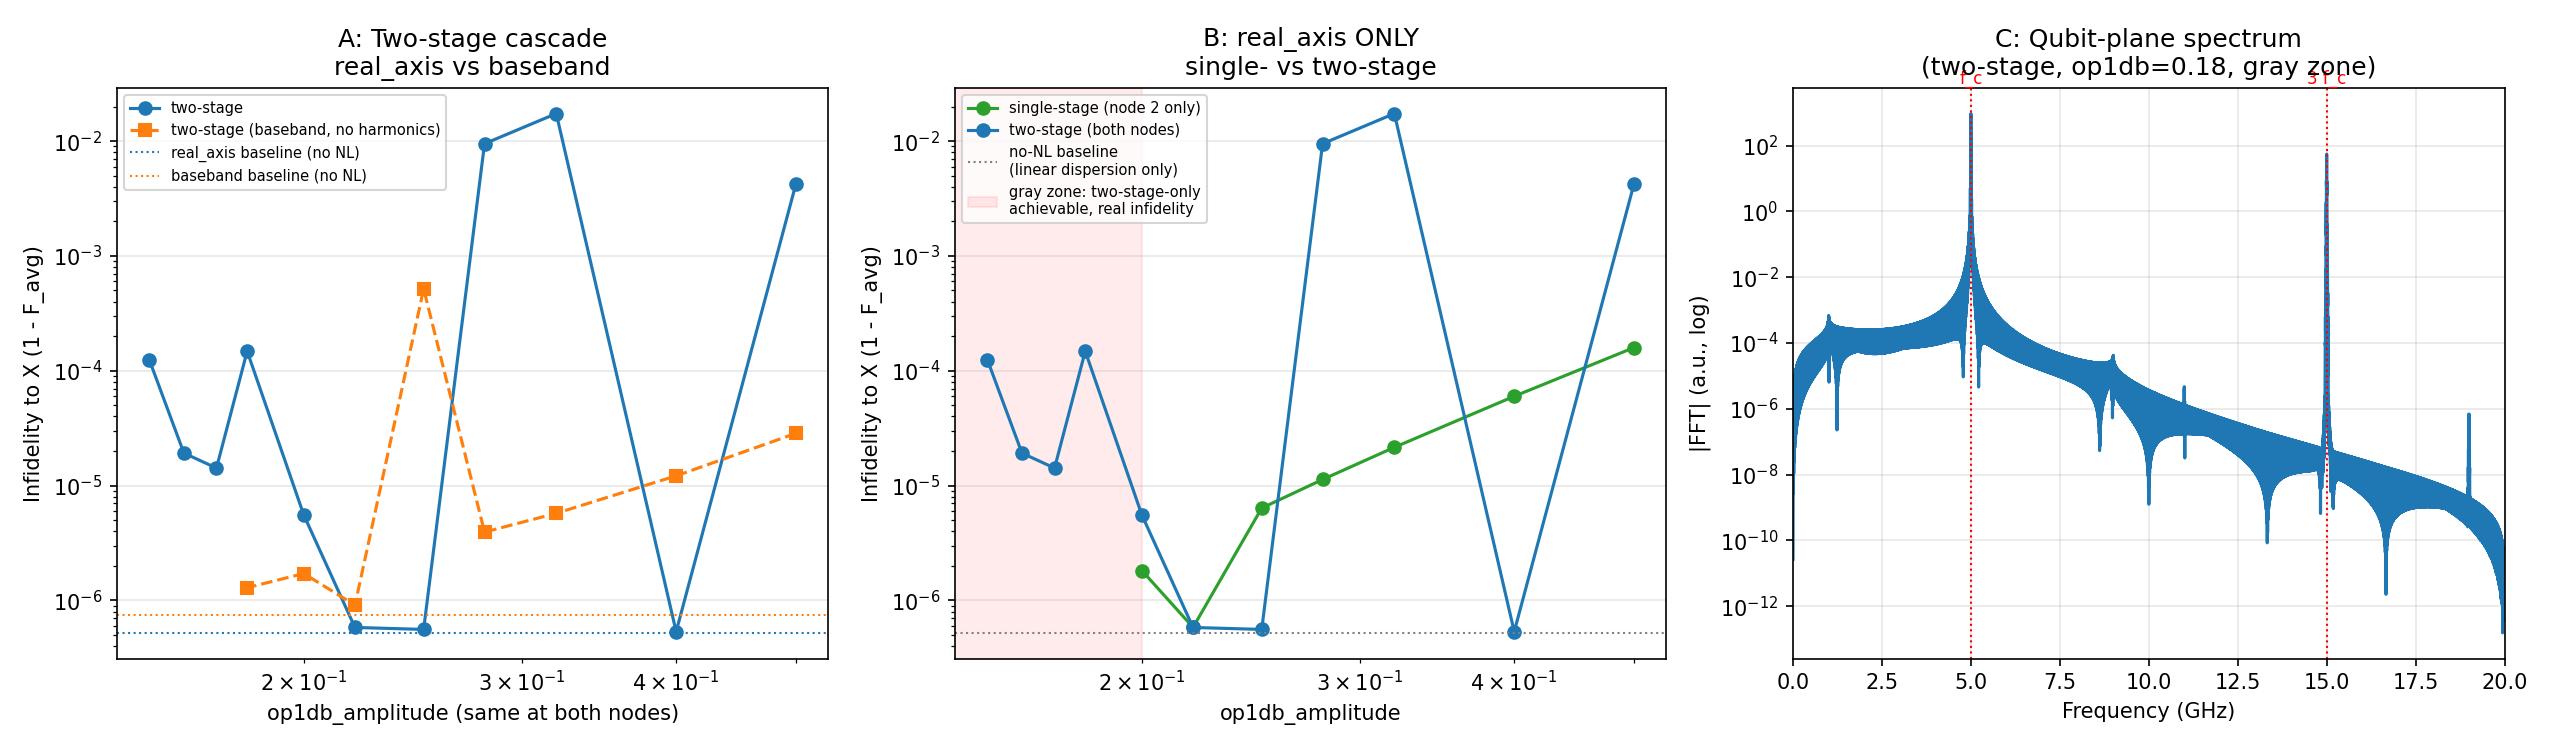

This chart was generated by the following Python code:
"""
examples/two_amp_harmonic_remixing_demo.py
============================================
Follow-up investigation to examples/nonlinearity_fidelity_demo.py's finding
that pure AM-AM never limits a single amplifier stage's gate fidelity
(recalibration recovers F~1 exactly, right up to a hard achievability
cliff). Question: does that conclusion still hold with TWO cascaded AM-AM
stages in real_axis mode?

The physical concern: a real, memoryless, odd nonlinearity (Saleh AM-AM,
no phase term) driven by a narrowband single-tone-like signal generates a
3rd-harmonic image near 3*f_carrier alongside the in-band (near
f_carrier) distortion -- this is exactly the mechanism behind the 4/3
OIP3 factor documented in nonlinear/saleh.py. For ONE amplifier stage,
that 3rd-harmonic image is far out of band and irrelevant to the qubit
(matches examples/nonlinearity_fidelity_demo.py Panel C: single-stage
real_axis AM-AM tracks the "recalibrate -> F~1 or a hard cliff" pattern
exactly). But with a SECOND stage: expanding a cubic nonlinearity's
response to (near-f_carrier signal + near-3*f_carrier image), the
cross-term 3*x1^2*x3 contains a component near 3*f_carrier - 2*f_carrier
= f_carrier -- i.e. a genuine third-order intermodulation product that
mixes the first stage's 3rd-harmonic energy back down into the qubit's
own operating band at the SECOND stage. This is not a violation of the
"cascaded odd nonlinearities only ever produce odd harmonics of a single
CW tone" proof used elsewhere in this codebase (see
tests/test_engine.py's two-amp cascade harmonic tests) -- f_carrier
itself is the (odd) fundamental; this argument is about what NEW physics
contributes to that same in-band component, which the proof doesn't
constrain.

THE FINDING (verified below, both by hand against the two-stage schematic
directly and through the full engine.run() + quantum.gate_fidelity()
pipeline): the user's hypothesis is correct, but the way it shows up is
more specific and more interesting than a simple "fidelity gets worse":

  Splitting a given total compression across TWO cascaded stages extends
  the ACHIEVABLE operating range (the maximum total pulse area reachable
  via recalibration) well beyond what either stage could reach alone --
  true in BOTH modes, not real_axis-specific, since even complex_baseband
  mode's two independent local AM-AM compressions benefit somewhat from
  distributing the load. But real_axis mode's two-stage case extends
  FURTHER than complex_baseband's two-stage case does (harmonic energy
  genuinely helps carry more total rotation through than the baseband
  picture, which cannot represent that energy at all, predicts is
  possible) -- AND, uniquely to the real_axis two-stage case, there is a
  genuine GRAY ZONE of partial, non-zero, GROWING infidelity between
  "where a single stage's own cliff would have been" and "where the
  two-stage chain's own cliff actually is". Neither complex_baseband
  (either stage count) nor real_axis SINGLE-stage ever show this gray
  zone -- for those, recalibration is either exact (F~1 to numerical
  floor) or flatly impossible, no in-between. This gray zone IS the
  harmonic-remixing signature the user was asking about: it only exists
  where (a) real RF harmonics exist to remix (real_axis mode) AND (b)
  there's a second nonlinear stage downstream to do the remixing.

IMPORTANT CORRECTION (caught by the user questioning an earlier version of
this plot, 2026-07-11): the first version of this demo used a 100 ns pulse
and reported a "floor" around 1e-5 for op1db values well away from either
cliff -- e.g. op1db=1.0 gave ~9e-6 in BOTH single- and two-stage, in BOTH
real_axis and complex_baseband. That floor is real, but it is NOT
numerical, and it is NOT the harmonic-remixing effect either: it's the
schematic's own LOSSY, frequency-dependent transmission lines slightly
distorting the pulse even with NO nonlinearity active at all (confirmed
directly: engine.run() with nonlinear=None on this same schematic gives
the identical ~1e-5 infidelity). This is ordinary linear-channel
dispersion -- the line's phase response isn't perfectly flat across the
pulse's own bandwidth -- and it scales with bandwidth as expected
(halving the pulse bandwidth roughly quarters the infidelity, confirmed
by sweeping pulse duration from 100ns to 1600ns). At the original 100ns
pulse, this baseline floor (~1e-5) was uncomfortably close to the
smallest genuine gray-zone values, muddying the comparison. Fixed by
widening the pulse to 400 ns (bandwidth ~1/4 as large, baseline floor
~13x lower, ~6e-7) so the baseline sits well below where the harmonic-
remixing effect actually begins -- and the baseline itself is now plotted
explicitly (dotted reference line) rather than left for the reader to
infer, exactly BECAUSE conflating a linear dispersion floor with a
nonlinear effect is an easy, real mistake to make (this script made it
once already).

Run: python examples/two_amp_harmonic_remixing_demo.py
Requires: SignalIntegrity, QuTiP, matplotlib.
"""
from __future__ import annotations

from pathlib import Path

import numpy as np
import qutip

from si_qfi.schematic import loader as si_loader
from si_qfi.source.waveform import build_gaussian_envelope
from si_qfi.nonlinear.saleh import SalehModel, SalehRealAxisModel
from si_qfi import quantum

SCHEMATIC_PATH = (
    Path(__file__).parent.parent / "tests" / "test_schematic_lossy_T_line_2_amplifier.si"
).resolve()
# Topology (see tests/test_engine.py's two-amp cascade section for the full
# characterization): VSource -> R1 -> T3 -> D1(amp) -> DriverOutput ->
# T1(lossy) -> D2(amp) -> DriverOutput2 -> T2(lossy) -> R2 -> VQubit.
# NL nodes: DriverOutput (after amp 1) and DriverOutput2 (after amp 2).
NODE_1, NODE_2 = "DriverOutput", "DriverOutput2"

CARRIER_GHZ = 5.0
ETA = 2 * np.pi * 10e6
# 400 ns, not 100 -- narrower pulse bandwidth means less linear-dispersion
# distortion from this schematic's own lossy lines, pushing the baseline
# (no-NL) infidelity floor from ~1e-5 down to ~6e-7, well below where the
# genuine harmonic-remixing effect begins. See the "IMPORTANT CORRECTION"
# note in the module docstring above.
DURATION_S = 400e-9
SIGMA_S = DURATION_S / 6
FS_ENVELOPE = 8e9        # see nonlinearity_fidelity_demo.py -- 2 GSa/s left a
                          # spurious ~1e-6 numerical (not physical) infidelity
                          # from under-resolving compression-reshaped pulses
LPF_CUTOFF_HZ = 500e6


class SalehFn:
    """nl_model_fn for either baseband SalehModel or real-axis SalehRealAxisModel."""
    def __init__(self, op1db, cls=SalehModel):
        self.op1db, self.cls = op1db, cls

    def __call__(self):
        return self.cls.from_op1db_oip3(op1db_amplitude=self.op1db)

    def spec(self):
        return {"model": "saleh", "op1db_amplitude": self.op1db}


def _tune(schematic, mode, nl1_fn, nl2_fn, qmodel, lpf_cutoff_hz=None):
    """tuneup_amplitude() with the two-node nonlinear= dict this schematic
    needs -- generalizes the old calibrate_and_run() to 0/1/2 NL nodes
    without any special-casing (nl1_fn/nl2_fn=None simply omit that node's
    entry from the dict passed straight through to engine.run())."""
    ref_shape = build_gaussian_envelope(DURATION_S, SIGMA_S, FS_ENVELOPE, amp=1.0)
    nl_spec = {}
    if nl1_fn:
        nl_spec[NODE_1] = nl1_fn.spec()
    if nl2_fn:
        nl_spec[NODE_2] = nl2_fn.spec()
    return quantum.tuneup_amplitude(
        schematic, ref_shape, FS_ENVELOPE, CARRIER_GHZ,
        qmodel, coupling_strength_per_volt=ETA, ideal_gate="X",
        nonlinear=nl_spec if nl_spec else None, mode=mode, lpf_cutoff_hz=lpf_cutoff_hz,
    )


def fidelity_at(schematic, mode, nl1_fn, nl2_fn, qmodel, lpf_cutoff_hz=None):
    tuned = _tune(schematic, mode, nl1_fn, nl2_fn, qmodel, lpf_cutoff_hz)
    if not tuned.achieved:
        return None, False
    return 1.0 - tuned.fidelity.noise_free.F_avg, True


def baseline_infidelity(schematic, mode, qmodel, lpf_cutoff_hz=None):
    """
    Infidelity with NO nonlinearity at all -- purely from this schematic's
    own linear (lossy, dispersive) transmission lines. Computed once and
    plotted as an explicit reference so a reader can't mistake ordinary
    channel dispersion for a nonlinear/harmonic-remixing effect (see the
    module docstring's "IMPORTANT CORRECTION").
    """
    infid, achieved = fidelity_at(schematic, mode, None, None, qmodel, lpf_cutoff_hz)
    assert achieved, "the no-NL baseline should always be trivially achievable"
    return infid


def main():
    schematic = si_loader.load_schematic(SCHEMATIC_PATH)
    qmodel = quantum.QubitModel(H0=0 * qutip.qeye(2), n_levels=2)

    print("Measuring no-NL baseline (linear channel dispersion only)...")
    baseline_ra = baseline_infidelity(schematic, "real_axis", qmodel, LPF_CUTOFF_HZ)
    baseline_bb = baseline_infidelity(schematic, "complex_baseband", qmodel)
    print(f"  real_axis baseline:        {baseline_ra:.3e}")
    print(f"  complex_baseband baseline: {baseline_bb:.3e}")

    # Range chosen from direct exploration (see module docstring): at 400ns,
    # real_axis single-stage cliff ~0.18-0.20, two-stage cliff ~0.14-0.15;
    # baseband single-stage cliff ~0.22-0.25, two-stage cliff ~0.16-0.18.
    op1db_sweep = np.array([0.50, 0.40, 0.32, 0.28, 0.25, 0.22, 0.20, 0.18, 0.17, 0.16, 0.15, 0.14, 0.12, 0.1])

    print("Sweeping real_axis: single-stage (node 2 only) vs two-stage (both nodes)...")
    infid_ra_single, ok_ra_single = [], []
    infid_ra_two, ok_ra_two = [], []
    for op1db in op1db_sweep:
        i1, ok1 = fidelity_at(schematic, "real_axis", None, SalehFn(op1db, SalehRealAxisModel), qmodel, LPF_CUTOFF_HZ)
        infid_ra_single.append(i1); ok_ra_single.append(ok1)
        i2, ok2 = fidelity_at(schematic, "real_axis", SalehFn(op1db, SalehRealAxisModel),
                               SalehFn(op1db, SalehRealAxisModel), qmodel, LPF_CUTOFF_HZ)
        infid_ra_two.append(i2); ok_ra_two.append(ok2)

    print("Sweeping complex_baseband: single-stage vs two-stage (reference/comparison)...")
    infid_bb_single, ok_bb_single = [], []
    infid_bb_two, ok_bb_two = [], []
    for op1db in op1db_sweep:
        i1, ok1 = fidelity_at(schematic, "complex_baseband", None, SalehFn(op1db), qmodel)
        infid_bb_single.append(i1); ok_bb_single.append(ok1)
        i2, ok2 = fidelity_at(schematic, "complex_baseband", SalehFn(op1db), SalehFn(op1db), qmodel)
        infid_bb_two.append(i2); ok_bb_two.append(ok2)

    arrs = {}
    for name, vals, oks in [
        ("ra_single", infid_ra_single, ok_ra_single), ("ra_two", infid_ra_two, ok_ra_two),
        ("bb_single", infid_bb_single, ok_bb_single), ("bb_two", infid_bb_two, ok_bb_two),
    ]:
        arrs[name] = np.array([v if v is not None else np.nan for v in vals])
        arrs[name + "_ok"] = np.array(oks)

    def cliff(ok_mask):
        return op1db_sweep[ok_mask].min() if ok_mask.any() else float("nan")

    print()
    print("=== Achievability cliffs (smallest op1db still reaching a full pi pulse) ===")
    print(f"  real_axis,  single-stage: op1db >= {cliff(arrs['ra_single_ok']):.2f}")
    print(f"  real_axis,  two-stage:    op1db >= {cliff(arrs['ra_two_ok']):.2f}")
    print(f"  baseband,   single-stage: op1db >= {cliff(arrs['bb_single_ok']):.2f}")
    print(f"  baseband,   two-stage:    op1db >= {cliff(arrs['bb_two_ok']):.2f}")

    # FFT snapshot at a representative "two-stage-only-achievable" point,
    # to visualize the 3rd-harmonic content physically responsible.
    illustrative_op1db = op1db_sweep[arrs["ra_two_ok"] & ~arrs["ra_single_ok"]].max() \
        if (arrs["ra_two_ok"] & ~arrs["ra_single_ok"]).any() else op1db_sweep[arrs["ra_two_ok"]].min()
    tuned_illustrative = _tune(
        schematic, "real_axis", SalehFn(illustrative_op1db, SalehRealAxisModel),
        SalehFn(illustrative_op1db, SalehRealAxisModel), qmodel, lpf_cutoff_hz=LPF_CUTOFF_HZ,
    )
    ok_ill = tuned_illustrative.achieved
    if ok_ill:
        v_final = tuned_illustrative.result.v_nl_qubit
        fs_final = tuned_illustrative.result.fs
        freqs = np.fft.rfftfreq(len(v_final), 1.0 / fs_final)
        spectrum = np.abs(np.fft.rfft(v_final))

    import matplotlib
    #matplotlib.use("Agg")
    import matplotlib.pyplot as plt

    fig, (ax1, ax2, ax3) = plt.subplots(1, 3, figsize=(17, 5))
    floor = 1e-11

    ax1.semilogx(op1db_sweep[arrs["ra_two_ok"]], np.maximum(arrs["ra_two"][arrs["ra_two_ok"]], floor),
                 "o-", color="C0", label="two-stage")
    ax1.semilogx(op1db_sweep[arrs["bb_two_ok"]], np.maximum(arrs["bb_two"][arrs["bb_two_ok"]], floor),
                 "s--", color="C1", label="two-stage (baseband, no harmonics)")
    ax1.axhline(baseline_ra, color="C0", ls=":", lw=1, label="real_axis baseline (no NL)")
    ax1.axhline(baseline_bb, color="C1", ls=":", lw=1, label="baseband baseline (no NL)")
    ax1.set_yscale("log")
    ax1.set_xlabel("op1db_amplitude (same at both nodes)")
    ax1.set_ylabel("Infidelity to X (1 - F_avg)")
    ax1.set_title("A: Two-stage cascade\nreal_axis vs baseband")
    ax1.legend(fontsize=7)
    ax1.grid(alpha=0.3)

    ax2.semilogx(op1db_sweep[arrs["ra_single_ok"]], np.maximum(arrs["ra_single"][arrs["ra_single_ok"]], floor),
                 "o-", color="C2", label="single-stage (node 2 only)")
    ax2.semilogx(op1db_sweep[arrs["ra_two_ok"]], np.maximum(arrs["ra_two"][arrs["ra_two_ok"]], floor),
                 "o-", color="C0", label="two-stage (both nodes)")
    ax2.axhline(baseline_ra, color="gray", ls=":", lw=1, label="no-NL baseline\n(linear dispersion only)")
    ax2.axvspan(op1db_sweep.min(), cliff(arrs["ra_single_ok"]), color="red", alpha=0.08,
                label="gray zone: two-stage-only\nachievable, real infidelity")
    ax2.set_yscale("log")
    ax2.set_xlabel("op1db_amplitude")
    ax2.set_ylabel("Infidelity to X (1 - F_avg)")
    ax2.set_title("B: real_axis ONLY\nsingle- vs two-stage")
    ax2.legend(fontsize=7)
    ax2.grid(alpha=0.3)

    if ok_ill:
        fc = CARRIER_GHZ * 1e9
        ax3.semilogy(freqs / 1e9, spectrum + 1e-300)
        for k, label in [(1, "f_c"), (3, "3 f_c")]:
            ax3.axvline(k * fc / 1e9, color="red", ls=":", lw=1)
            ax3.text(k * fc / 1e9, ax3.get_ylim()[1], label, ha="center", va="bottom", fontsize=8, color="red")
        ax3.set_xlim(0, 4 * CARRIER_GHZ)
        ax3.set_xlabel("Frequency (GHz)")
        ax3.set_ylabel("|FFT| (a.u., log)")
        ax3.set_title(f"C: Qubit-plane spectrum\n(two-stage, op1db={illustrative_op1db}, gray zone)")
        ax3.grid(alpha=0.3)

    plt.tight_layout()
    out_path = Path(__file__).parent / "two_amp_harmonic_remixing_demo.png"
    plt.savefig(out_path, dpi=150)
    print(f"\nSaved plot to {out_path}")


if __name__ == "__main__":
    main()
